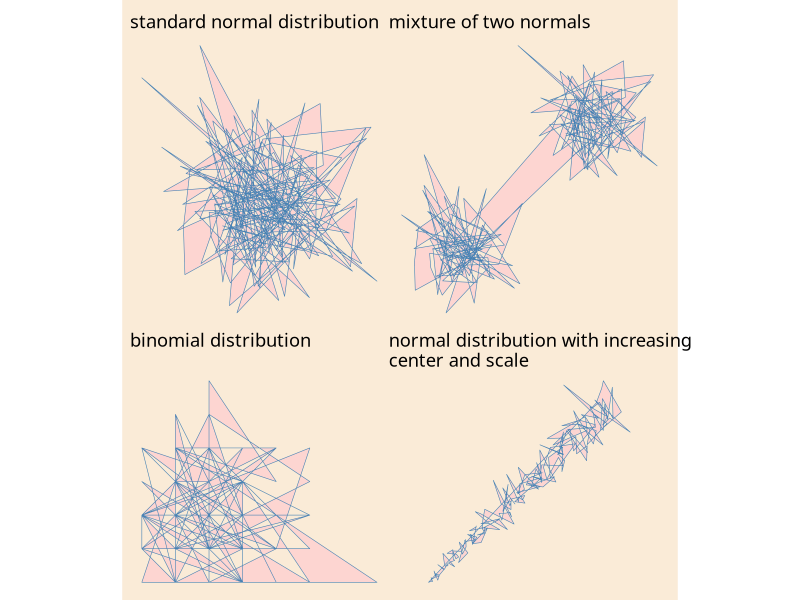
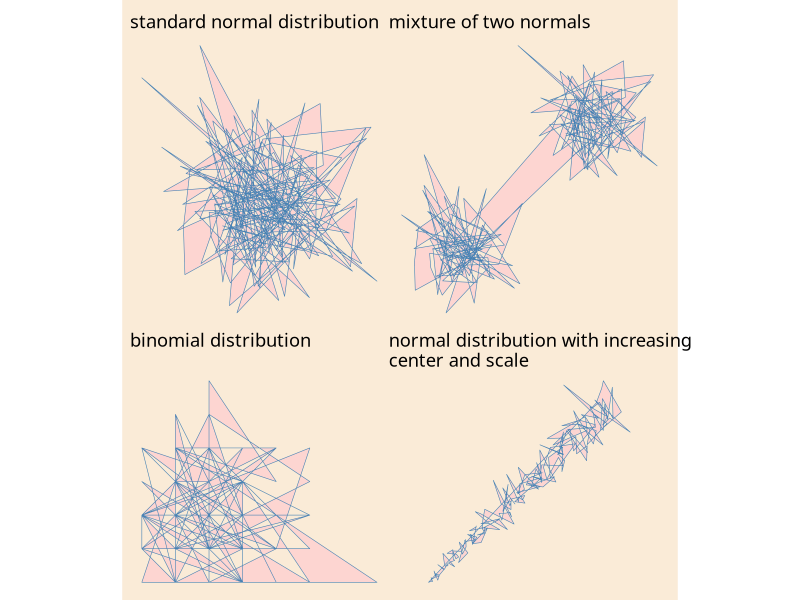

R code for these plots, in order:

library(ggplot2)
library(purrr)
library(sf)

if (!dir.exists("visualization/garabato-pictures/")) {
  dir.create("visualization/garabato-pictures/")
}

garabato <- function(f, trazos, ..., seed = NULL) {
  set.seed(seed)
  args <- map(list(...), ~ rep(.x, each = 2))
  args$n <- trazos * 2
  
  do.call(f, args) %>% 
    matrix(ncol = 2, byrow = TRUE) %>% 
    st_linestring()
}

custom_plot <- function(sf_obj) {
  sf_obj %>% 
    ggplot() + 
    geom_sf(color = "steelblue", size = 0.5, alpha = 0.5, fill = "pink") + 
    theme_void(base_family = "Avenir Next Condensed") 
}

a <- garabato(rnorm, trazos = 200, mean = 1:200, sd = sqrt(1:200), seed = 123) %>% 
  st_cast("MULTIPOLYGON") %>% 
  custom_plot() +
  ggtitle("normal distribution with increasing\ncenter and scale")

b <- garabato(rnorm, trazos = 200, mean = 0, sd = 1, seed = 123) %>% 
  st_cast("MULTIPOLYGON") %>% 
  custom_plot() +
  ggtitle("standard normal distribution")

c <- garabato(rnorm, 200, mean = c(rep(1, 100), rep(10, 100)), sd = 2, seed = 123) %>% 
  st_cast("MULTIPOLYGON") %>% 
  custom_plot() +
  ggtitle("mixture of two normals")

d <- garabato(rbinom, 200, size = 10, prob = 0.2, seed = 123) %>% 
  st_cast("MULTIPOLYGON") %>% 
  custom_plot() +
  ggtitle("binomial distribution")


# Composition -------------------------------------------------------------

library(patchwork)

b + c + d + a &
  theme(plot.background = element_rect(fill = "antiquewhite", color = "antiquewhite"))

ggsave("visualization/garabato-pictures/pic-1.png", device = "png", dpi = "print", 
       width = 8, height = 8,
       bg = "antiquewhite")
